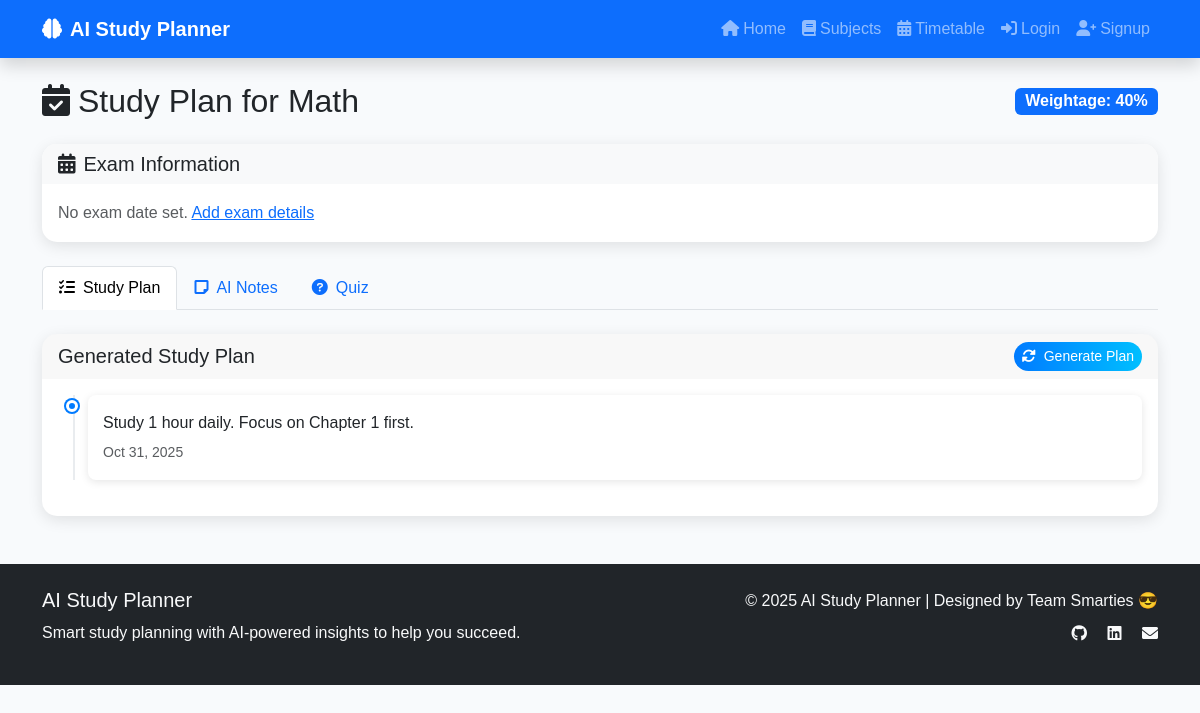
Page /studyplan/1/ on the earlier database version.
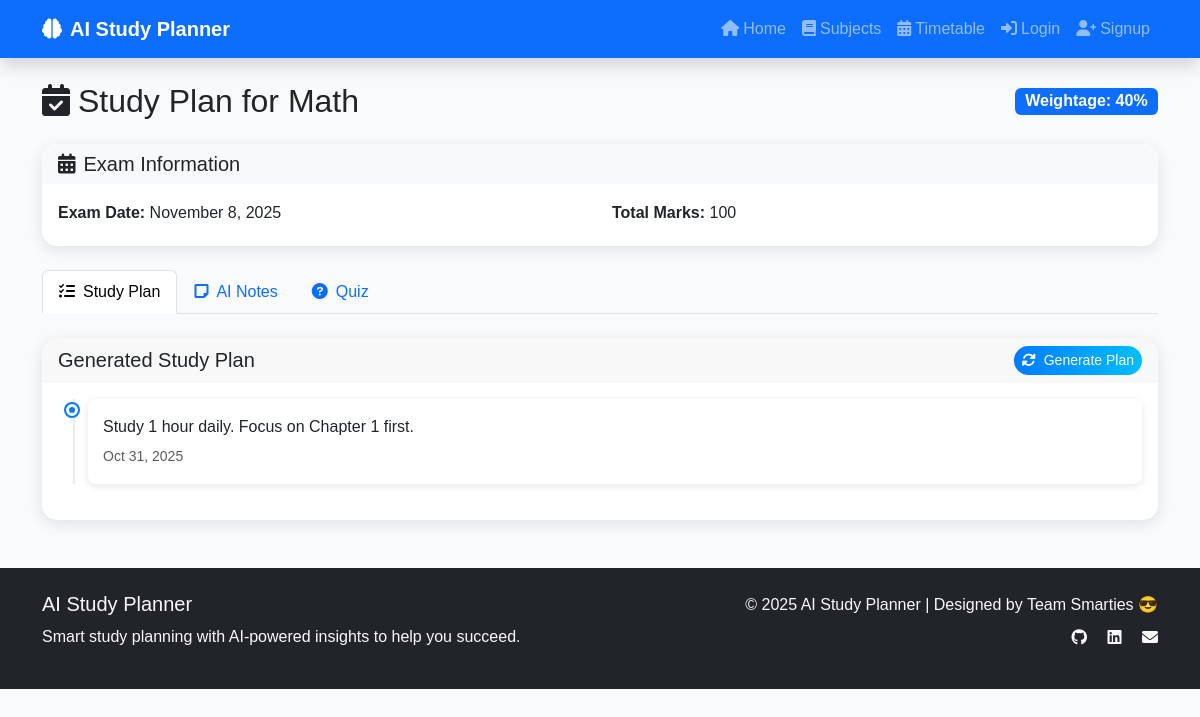
Same page on the later database version.
### planner/models.py (models this page shows, shortened)
class StudyPlan(models.Model):
    subject = models.ForeignKey(Subject, on_delete=models.CASCADE)
    plan_text = models.TextField()
    created_at = models.DateTimeField(auto_now_add=True)

class Exam(models.Model):
    subject = models.ForeignKey(Subject, on_delete=models.CASCADE, related_name='exams')
    exam_date = models.DateField()
    total_marks = models.IntegerField(default=100)
    marks_obtained = models.IntegerField(blank=True, null=True)

### planner/views.py (the view)
# urls.py: path('studyplan/<int:subject_id>/', views.study_plan_list, name='studyplan'),
def study_plan_list(request, subject_id):
    subject = get_object_or_404(Subject, id=subject_id)
    studyplans = StudyPlan.objects.filter(subject=subject)
    notes = Notes.objects.filter(subject=subject).order_by('-created_at')
    return render(request, 'planner/studyplan.html', {
        'subject': subject,
        'studyplans': studyplans,
        'notes': notes,
    })

### planner/templates/planner/studyplan.html (shortened to what this page needs)
{% extends 'planner/base.html' %}
{% block content %}
<div class="d-flex justify-content-between align-items-center mb-4">
  <h2 class="mb-0"><i class="fas fa-calendar-check me-2"></i>Study Plan for {{ subject.name }}</h2>
  <div>
    <span class="badge bg-primary fs-6">Weightage: {{ subject.weightage }}%</span>
  </div>
</div>
<div class="card mb-4">
  <div class="card-header bg-light">
    <h5 class="mb-0"><i class="fas fa-calendar-alt me-2"></i>Exam Information</h5>
  </div>
  <div class="card-body">
    {% if subject.exams.all %}
      {% for exam in subject.exams.all %}
        <div class="row">
          <div class="col-md-6">
            <p class="mb-1"><strong>Exam Date:</strong> {{ exam.exam_date|date:"F j, Y" }}</p>
          </div>
          <div class="col-md-6">
            <p class="mb-1"><strong>Total Marks:</strong> {{ exam.total_marks }}</p>
          </div>
        </div>
      {% endfor %}
    {% else %}
      <p class="text-muted mb-0">No exam date set. <a href="/admin/planner/exam/add/" target="_blank">Add exam details</a></p>
    {% endif %}
  </div>
</div>
<ul class="nav nav-tabs mb-4" id="studyTabs" role="tablist">
  <li class="nav-item" role="presentation">
    <button class="nav-link active" id="plan-tab" data-bs-toggle="tab" data-bs-target="#plan" type="button" role="tab">
      <i class="fas fa-list-check me-2"></i>Study Plan
    </button>
  </li>
  <li class="nav-item" role="presentation">
    <button class="nav-link" id="notes-tab" data-bs-toggle="tab" data-bs-target="#notes" type="button" role="tab">
      <i class="fas fa-sticky-note me-2"></i>AI Notes
    </button>
  </li>
  <li class="nav-item" role="presentation">
    <button class="nav-link" id="quiz-tab" data-bs-toggle="tab" data-bs-target="#quiz" type="button" role="tab">
      <i class="fas fa-question-circle me-2"></i>Quiz
    </button>
  </li>
</ul>
<div class="tab-content" id="studyTabsContent">
  <div class="tab-pane fade show active" id="plan" role="tabpanel">
    <div class="card">
      <div class="card-header d-flex justify-content-between align-items-center">
        <h5 class="mb-0">Generated Study Plan</h5>
        <form action="{% url 'generate_study_plan' subject.id %}" method="get" class="d-inline">
          <button type="submit" class="btn btn-primary btn-sm">
            <i class="fas fa-sync-alt me-2"></i>Generate Plan
          </button>
        </form>
      </div>
      <div class="card-body">
        {% if studyplans %}
          <div class="timeline">
            {% for plan in studyplans %}
              <div class="timeline-item">
                <div class="timeline-marker"></div>
                <div class="timeline-content">
                  <p class="mb-1">{{ plan.plan_text }}</p>
                  <small class="text-muted">{{ plan.created_at|date:"M j, Y" }}</small>
                </div>
              </div>
            {% endfor %}
          </div>
        {% endif %}
      </div>
    </div>
  </div>
</div>
{% endblock %}

Differences in the rows shown:
added Exam: exam_date "November 8, 2025", total_marks "100"
Other differences:
text no longer shown: "No exam date set. Add exam details"
